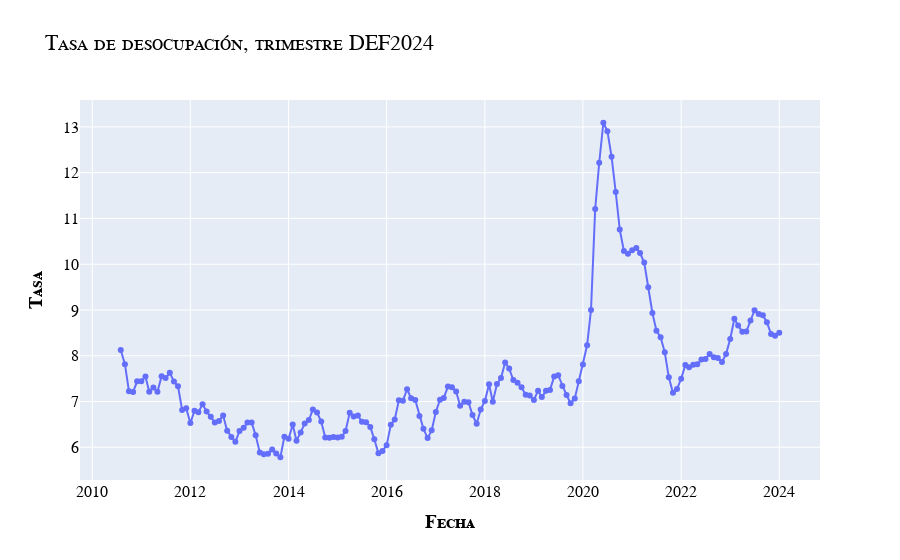

The notebook cell this image was saved under:
### Code cell
pdata = data.copy()
pdata.columns = pd.Index(map(str.strip, pdata.columns.get_level_values(0) + " " + pdata.columns.get_level_values(1)))
pdata = pdata.loc[:,"Tasa oficial DEF2024"].dropna()#.rename({"Tasa oficial DEF2024":"Tasa oficial DEF2024"}, axis=1)
# print(pdata.columns)
fig = px.line(x=pdata.index, y=pdata, 
              title="Tasa de desocupación, trimestre DEF2024",
              markers=True,
              )
fig.update_layout(**generic_layouts)
fig

### Figure 1 — Plotly figure (JSON) as saved in the notebook; plotly's stock layout.template omitted (floating-point values rounded to 4 significant figures; data arrays with more than 128 entries replaced by an {"elided": "..."} marker saying what was removed)
{"data": [{"hovertemplate": "x=%{x}<br>y=%{y}<extra></extra>", "legendgroup": "", "line": {"color": "#636efa", "dash": "solid"}, "marker": {"symbol": "circle"}, "mode": "lines+markers", "name": "", "orientation": "v", "showlegend": false, "type": "scatter", "x": {"elided": "162 str values"}, "xaxis": "x", "y": {"elided": "162 float values"}, "yaxis": "y"}], "layout": {"font": {"color": "Black", "family": "Courier New, monospace", "size": 16, "variant": "small-caps"}, "legend": {"bgcolor": "LightBlue", "title": {"text": "Serie temporal:"}, "tracegroupgap": 0, "x": 1, "xanchor": "right", "y": 1, "yanchor": "bottom"}, "title": {"text": "Tasa de desocupación, trimestre DEF2024"}, "xaxis": {"anchor": "y", "domain": [0, 1], "title": {"text": "<b>Fecha</b>"}}, "yaxis": {"anchor": "x", "domain": [0, 1], "title": {"text": "<b>Tasa</b>"}}}}
